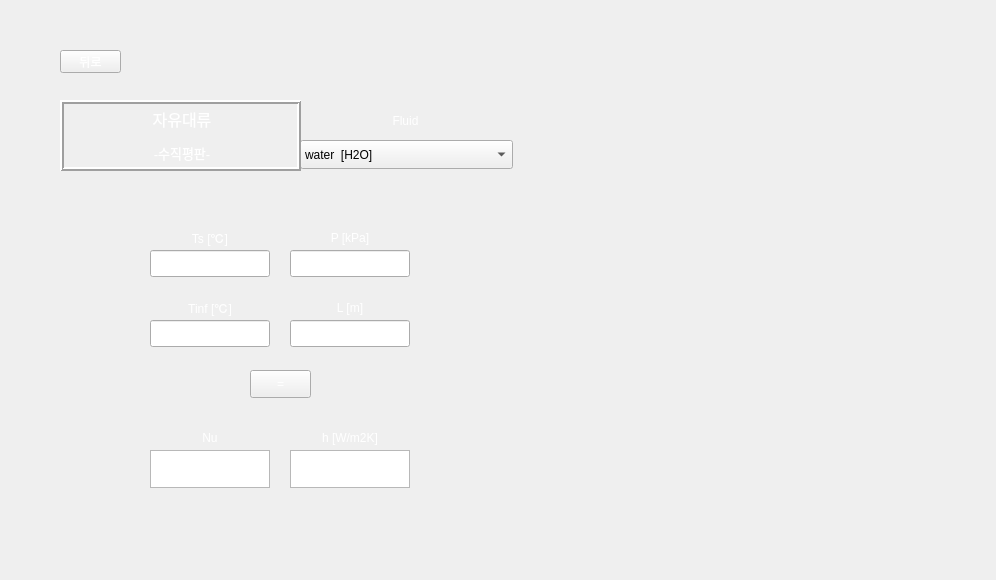
<?xml version="1.0" encoding="UTF-8"?>
<ui version="4.0">
 <class>Form</class>
 <widget class="QWidget" name="Form">
  <property name="geometry">
   <rect>
    <x>0</x>
    <y>0</y>
    <width>996</width>
    <height>580</height>
   </rect>
  </property>
  <property name="minimumSize">
   <size>
    <width>996</width>
    <height>580</height>
   </size>
  </property>
  <property name="maximumSize">
   <size>
    <width>996</width>
    <height>580</height>
   </size>
  </property>
  <property name="windowTitle">
   <string>Form</string>
  </property>
  <property name="styleSheet">
   <string notr="true">background-image: url(:/background/하얀거.png);</string>
  </property>
  <widget class="QLineEdit" name="P">
   <property name="geometry">
    <rect>
     <x>290</x>
     <y>250</y>
     <width>120</width>
     <height>27</height>
    </rect>
   </property>
   <property name="styleSheet">
    <string notr="true">font: 12pt &quot;맑은 고딕&quot;;
background-image: url(:/background/하얀거.png);</string>
   </property>
  </widget>
  <widget class="QPushButton" name="check">
   <property name="geometry">
    <rect>
     <x>250</x>
     <y>370</y>
     <width>61</width>
     <height>28</height>
    </rect>
   </property>
   <property name="styleSheet">
    <string notr="true">QPushButton {
color: qlineargradient(spread:pad, x1:0, y1:1, x2:1, y2:0, stop:0 rgba(255, 255, 255, 255), stop:1 rgba(255, 255, 255, 255));
background-image: url(:/background/버튼2.png);
font: 10pt &quot;맑은 고딕&quot;;
}
QPushButton:hover{
border-image: url(:/background/버튼클릭2.png);
}</string>
   </property>
   <property name="text">
    <string>=</string>
   </property>
  </widget>
  <widget class="QLabel" name="label_2">
   <property name="geometry">
    <rect>
     <x>290</x>
     <y>220</y>
     <width>120</width>
     <height>35</height>
    </rect>
   </property>
   <property name="styleSheet">
    <string notr="true">color: qlineargradient(spread:pad, x1:0, y1:1, x2:1, y2:0, stop:0 rgba(255, 255, 255, 255), stop:1 rgba(255, 255, 255, 255));
background-image: url(:/background/버튼2.png);
font: 10pt &quot;맑은 고딕&quot;;</string>
   </property>
   <property name="text">
    <string>P [kPa]</string>
   </property>
   <property name="alignment">
    <set>Qt::AlignCenter</set>
   </property>
  </widget>
  <widget class="QLineEdit" name="T1">
   <property name="geometry">
    <rect>
     <x>150</x>
     <y>250</y>
     <width>120</width>
     <height>27</height>
    </rect>
   </property>
   <property name="styleSheet">
    <string notr="true">font: 12pt &quot;맑은 고딕&quot;;
background-image: url(:/background/하얀거.png);</string>
   </property>
  </widget>
  <widget class="QLineEdit" name="T2">
   <property name="geometry">
    <rect>
     <x>150</x>
     <y>320</y>
     <width>120</width>
     <height>27</height>
    </rect>
   </property>
   <property name="styleSheet">
    <string notr="true">font: 12pt &quot;맑은 고딕&quot;;
background-image: url(:/background/하얀거.png);</string>
   </property>
  </widget>
  <widget class="QLineEdit" name="L">
   <property name="geometry">
    <rect>
     <x>290</x>
     <y>320</y>
     <width>120</width>
     <height>27</height>
    </rect>
   </property>
   <property name="styleSheet">
    <string notr="true">font: 12pt &quot;맑은 고딕&quot;;
background-image: url(:/background/하얀거.png);</string>
   </property>
  </widget>
  <widget class="QLabel" name="label_3">
   <property name="geometry">
    <rect>
     <x>150</x>
     <y>220</y>
     <width>120</width>
     <height>35</height>
    </rect>
   </property>
   <property name="styleSheet">
    <string notr="true">color: qlineargradient(spread:pad, x1:0, y1:1, x2:1, y2:0, stop:0 rgba(255, 255, 255, 255), stop:1 rgba(255, 255, 255, 255));
background-image: url(:/background/버튼2.png);
font: 10pt &quot;맑은 고딕&quot;;</string>
   </property>
   <property name="text">
    <string>Ts [℃]</string>
   </property>
   <property name="alignment">
    <set>Qt::AlignCenter</set>
   </property>
  </widget>
  <widget class="QLabel" name="label_4">
   <property name="geometry">
    <rect>
     <x>150</x>
     <y>290</y>
     <width>120</width>
     <height>35</height>
    </rect>
   </property>
   <property name="styleSheet">
    <string notr="true">color: qlineargradient(spread:pad, x1:0, y1:1, x2:1, y2:0, stop:0 rgba(255, 255, 255, 255), stop:1 rgba(255, 255, 255, 255));
background-image: url(:/background/버튼2.png);
font: 10pt &quot;맑은 고딕&quot;;</string>
   </property>
   <property name="text">
    <string>Tinf [℃]</string>
   </property>
   <property name="alignment">
    <set>Qt::AlignCenter</set>
   </property>
  </widget>
  <widget class="QLabel" name="label_5">
   <property name="geometry">
    <rect>
     <x>290</x>
     <y>290</y>
     <width>120</width>
     <height>35</height>
    </rect>
   </property>
   <property name="styleSheet">
    <string notr="true">color: qlineargradient(spread:pad, x1:0, y1:1, x2:1, y2:0, stop:0 rgba(255, 255, 255, 255), stop:1 rgba(255, 255, 255, 255));
background-image: url(:/background/버튼2.png);
font: 10pt &quot;맑은 고딕&quot;;</string>
   </property>
   <property name="text">
    <string>L [m]</string>
   </property>
   <property name="alignment">
    <set>Qt::AlignCenter</set>
   </property>
  </widget>
  <widget class="QPushButton" name="pushButton">
   <property name="geometry">
    <rect>
     <x>60</x>
     <y>50</y>
     <width>61</width>
     <height>23</height>
    </rect>
   </property>
   <property name="styleSheet">
    <string notr="true">QPushButton {
color: qlineargradient(spread:pad, x1:0, y1:1, x2:1, y2:0, stop:0 rgba(255, 255, 255, 255), stop:1 rgba(255, 255, 255, 255));
background-image: url(:/background/버튼2.png);
font: 10pt &quot;맑은 고딕&quot;;
}
QPushButton:hover{
border-image: url(:/background/버튼클릭2.png);
}</string>
   </property>
   <property name="text">
    <string>뒤로</string>
   </property>
  </widget>
  <widget class="QLabel" name="label_8">
   <property name="geometry">
    <rect>
     <x>290</x>
     <y>420</y>
     <width>120</width>
     <height>35</height>
    </rect>
   </property>
   <property name="styleSheet">
    <string notr="true">color: qlineargradient(spread:pad, x1:0, y1:1, x2:1, y2:0, stop:0 rgba(255, 255, 255, 255), stop:1 rgba(255, 255, 255, 255));
background-image: url(:/background/버튼2.png);
font: 10pt &quot;맑은 고딕&quot;;</string>
   </property>
   <property name="text">
    <string>h [W/m2K]</string>
   </property>
   <property name="alignment">
    <set>Qt::AlignCenter</set>
   </property>
  </widget>
  <widget class="QLabel" name="label_6">
   <property name="geometry">
    <rect>
     <x>150</x>
     <y>420</y>
     <width>120</width>
     <height>35</height>
    </rect>
   </property>
   <property name="styleSheet">
    <string notr="true">color: qlineargradient(spread:pad, x1:0, y1:1, x2:1, y2:0, stop:0 rgba(255, 255, 255, 255), stop:1 rgba(255, 255, 255, 255));
background-image: url(:/background/버튼2.png);
font: 10pt &quot;맑은 고딕&quot;;</string>
   </property>
   <property name="text">
    <string>Nu</string>
   </property>
   <property name="alignment">
    <set>Qt::AlignCenter</set>
   </property>
  </widget>
  <widget class="QTextBrowser" name="textBrowser">
   <property name="geometry">
    <rect>
     <x>150</x>
     <y>450</y>
     <width>120</width>
     <height>38</height>
    </rect>
   </property>
   <property name="sizePolicy">
    <sizepolicy hsizetype="Expanding" vsizetype="Preferred">
     <horstretch>0</horstretch>
     <verstretch>0</verstretch>
    </sizepolicy>
   </property>
   <property name="maximumSize">
    <size>
     <width>16777215</width>
     <height>38</height>
    </size>
   </property>
   <property name="styleSheet">
    <string notr="true">font: 12pt &quot;맑은 고딕&quot;;
background-image: url(:/background/하얀거.png);</string>
   </property>
  </widget>
  <widget class="QTextBrowser" name="textBrowser_2">
   <property name="geometry">
    <rect>
     <x>290</x>
     <y>450</y>
     <width>120</width>
     <height>38</height>
    </rect>
   </property>
   <property name="sizePolicy">
    <sizepolicy hsizetype="Expanding" vsizetype="Preferred">
     <horstretch>0</horstretch>
     <verstretch>0</verstretch>
    </sizepolicy>
   </property>
   <property name="maximumSize">
    <size>
     <width>16777215</width>
     <height>38</height>
    </size>
   </property>
   <property name="styleSheet">
    <string notr="true">font: 12pt &quot;맑은 고딕&quot;;
background-image: url(:/background/하얀거.png);</string>
   </property>
  </widget>
  <widget class="QLabel" name="label_7">
   <property name="geometry">
    <rect>
     <x>300</x>
     <y>102</y>
     <width>211</width>
     <height>38</height>
    </rect>
   </property>
   <property name="styleSheet">
    <string notr="true">color: qlineargradient(spread:pad, x1:0, y1:1, x2:1, y2:0, stop:0 rgba(255, 255, 255, 255), stop:1 rgba(255, 255, 255, 255));
background-image: url(:/background/버튼2.png);
font: 12pt &quot;맑은 고딕&quot;;</string>
   </property>
   <property name="text">
    <string>Fluid</string>
   </property>
   <property name="alignment">
    <set>Qt::AlignCenter</set>
   </property>
  </widget>
  <widget class="QLabel" name="label_10">
   <property name="geometry">
    <rect>
     <x>0</x>
     <y>0</y>
     <width>996</width>
     <height>580</height>
    </rect>
   </property>
   <property name="styleSheet">
    <string notr="true">image: url(:/background/배경2.png);</string>
   </property>
   <property name="text">
    <string/>
   </property>
  </widget>
  <widget class="QLabel" name="label_9">
   <property name="geometry">
    <rect>
     <x>530</x>
     <y>40</y>
     <width>431</width>
     <height>501</height>
    </rect>
   </property>
   <property name="styleSheet">
    <string notr="true">image: url(:/background/Vertical plate.PNG);</string>
   </property>
   <property name="text">
    <string/>
   </property>
  </widget>
  <widget class="QLabel" name="label_11">
   <property name="geometry">
    <rect>
     <x>560</x>
     <y>330</y>
     <width>381</width>
     <height>191</height>
    </rect>
   </property>
   <property name="styleSheet">
    <string notr="true">image: url(:/background/Vertical plate-2.PNG);</string>
   </property>
   <property name="text">
    <string/>
   </property>
  </widget>
  <widget class="QComboBox" name="fluid_2">
   <property name="geometry">
    <rect>
     <x>300</x>
     <y>140</y>
     <width>213</width>
     <height>29</height>
    </rect>
   </property>
   <property name="styleSheet">
    <string notr="true">background-image: url(:/background/하얀거.png);
font: 10pt &quot;맑은 고딕&quot;;</string>
   </property>
   <item>
    <property name="text">
     <string>water  [H2O]</string>
    </property>
   </item>
   <item>
    <property name="text">
     <string>air</string>
    </property>
   </item>
   <item>
    <property name="text">
     <string>1-Butene  [C4H8]</string>
    </property>
   </item>
   <item>
    <property name="text">
     <string>Acetone  [C3H6O]</string>
    </property>
   </item>
   <item>
    <property name="text">
     <string>Ammonia  [NH3]</string>
    </property>
   </item>
   <item>
    <property name="text">
     <string>Argon  [Ar]</string>
    </property>
   </item>
   <item>
    <property name="text">
     <string>Benzene  [C6H6]</string>
    </property>
   </item>
   <item>
    <property name="text">
     <string>CarbonDioxide  [CO2]</string>
    </property>
   </item>
   <item>
    <property name="text">
     <string>CarbonMonoxide  [CO]</string>
    </property>
   </item>
   <item>
    <property name="text">
     <string>CarbonylSulfide  [COS]</string>
    </property>
   </item>
   <item>
    <property name="text">
     <string>CycloHexane  [C6H12]</string>
    </property>
   </item>
   <item>
    <property name="text">
     <string>CycloPropane  [C3H6]</string>
    </property>
   </item>
   <item>
    <property name="text">
     <string>Cyclopentane  [C5H10]</string>
    </property>
   </item>
   <item>
    <property name="text">
     <string>D4  [C8H24O4Si4]</string>
    </property>
   </item>
   <item>
    <property name="text">
     <string>D5  [C10H30O5Si5]</string>
    </property>
   </item>
   <item>
    <property name="text">
     <string>D6  [C12H36O6Si6]</string>
    </property>
   </item>
   <item>
    <property name="text">
     <string>Deuterium  [D2]</string>
    </property>
   </item>
   <item>
    <property name="text">
     <string>Dichloroethane  [C2Cl2H4]</string>
    </property>
   </item>
   <item>
    <property name="text">
     <string>DiethylEther  [C4H10O]</string>
    </property>
   </item>
   <item>
    <property name="text">
     <string>DimethylCarbonate  [C3H6O3]</string>
    </property>
   </item>
   <item>
    <property name="text">
     <string>DimethylEther  [C2H6O]</string>
    </property>
   </item>
   <item>
    <property name="text">
     <string>Ethane  [C2H6]</string>
    </property>
   </item>
   <item>
    <property name="text">
     <string>Ethanol  [C2H6O]</string>
    </property>
   </item>
   <item>
    <property name="text">
     <string>EthylBenzene  [C8H10]</string>
    </property>
   </item>
   <item>
    <property name="text">
     <string>Ethylene  [C2H4]</string>
    </property>
   </item>
   <item>
    <property name="text">
     <string>EthyleneOxide  [C2H4O]</string>
    </property>
   </item>
   <item>
    <property name="text">
     <string>Fluorine  [F2]</string>
    </property>
   </item>
   <item>
    <property name="text">
     <string>HFE143m  [C2F3H3O]</string>
    </property>
   </item>
   <item>
    <property name="text">
     <string>HeavyWater  [D2O]</string>
    </property>
   </item>
   <item>
    <property name="text">
     <string>Helium  [He]</string>
    </property>
   </item>
   <item>
    <property name="text">
     <string>Hydrogen  [H2]</string>
    </property>
   </item>
   <item>
    <property name="text">
     <string>HydrogenChloride  [ClH]</string>
    </property>
   </item>
   <item>
    <property name="text">
     <string>HydrogenSulfide  [H2S]</string>
    </property>
   </item>
   <item>
    <property name="text">
     <string>IsoButane  [C4H10]</string>
    </property>
   </item>
   <item>
    <property name="text">
     <string>IsoButene  [C4H8]</string>
    </property>
   </item>
   <item>
    <property name="text">
     <string>Isohexane  [C6H14]</string>
    </property>
   </item>
   <item>
    <property name="text">
     <string>Isopentane  [C5H12]</string>
    </property>
   </item>
   <item>
    <property name="text">
     <string>Krypton  [Kr]</string>
    </property>
   </item>
   <item>
    <property name="text">
     <string>MD2M  [C10H30O3Si4]</string>
    </property>
   </item>
   <item>
    <property name="text">
     <string>MD3M  [C12H36O4Si5]</string>
    </property>
   </item>
   <item>
    <property name="text">
     <string>MD4M  [C14H42O5Si6]</string>
    </property>
   </item>
   <item>
    <property name="text">
     <string>MDM  [C8H24O2Si3]</string>
    </property>
   </item>
   <item>
    <property name="text">
     <string>MM  [C6H18OSi2]</string>
    </property>
   </item>
   <item>
    <property name="text">
     <string>Methane  [CH4]</string>
    </property>
   </item>
   <item>
    <property name="text">
     <string>Methanol  [CH4O]</string>
    </property>
   </item>
   <item>
    <property name="text">
     <string>MethylLinoleate  [C19H34O2]</string>
    </property>
   </item>
   <item>
    <property name="text">
     <string>MethylLinolenate  [C19H32O2]</string>
    </property>
   </item>
   <item>
    <property name="text">
     <string>MethylOleate  [C19H36O2]</string>
    </property>
   </item>
   <item>
    <property name="text">
     <string>MethylPalmitate  [C17H34O2]</string>
    </property>
   </item>
   <item>
    <property name="text">
     <string>MethylStearate  [C19H38O2]</string>
    </property>
   </item>
   <item>
    <property name="text">
     <string>Neon  [Ne]</string>
    </property>
   </item>
   <item>
    <property name="text">
     <string>Neopentane  [C5H12]</string>
    </property>
   </item>
   <item>
    <property name="text">
     <string>Nitrogen  [N2]</string>
    </property>
   </item>
   <item>
    <property name="text">
     <string>NitrousOxide  [N2O]</string>
    </property>
   </item>
   <item>
    <property name="text">
     <string>Novec649  [C6F12O]</string>
    </property>
   </item>
   <item>
    <property name="text">
     <string>OrthoDeuterium</string>
    </property>
   </item>
   <item>
    <property name="text">
     <string>OrthoHydrogen</string>
    </property>
   </item>
   <item>
    <property name="text">
     <string>Oxygen  [O2]</string>
    </property>
   </item>
   <item>
    <property name="text">
     <string>ParaDeuterium</string>
    </property>
   </item>
   <item>
    <property name="text">
     <string>ParaHydrogen</string>
    </property>
   </item>
   <item>
    <property name="text">
     <string>Propylene  [C3H6]</string>
    </property>
   </item>
   <item>
    <property name="text">
     <string>Propyne  [C3H4]</string>
    </property>
   </item>
   <item>
    <property name="text">
     <string>R11</string>
    </property>
   </item>
   <item>
    <property name="text">
     <string>R113</string>
    </property>
   </item>
   <item>
    <property name="text">
     <string>R114</string>
    </property>
   </item>
   <item>
    <property name="text">
     <string>R115</string>
    </property>
   </item>
   <item>
    <property name="text">
     <string>R116</string>
    </property>
   </item>
   <item>
    <property name="text">
     <string>R12</string>
    </property>
   </item>
   <item>
    <property name="text">
     <string>R123</string>
    </property>
   </item>
   <item>
    <property name="text">
     <string>R1233zd(E)</string>
    </property>
   </item>
   <item>
    <property name="text">
     <string>R1234yf</string>
    </property>
   </item>
   <item>
    <property name="text">
     <string>R1234ze(E)</string>
    </property>
   </item>
   <item>
    <property name="text">
     <string>R1234ze(Z)</string>
    </property>
   </item>
   <item>
    <property name="text">
     <string>R124</string>
    </property>
   </item>
   <item>
    <property name="text">
     <string>R1243zf</string>
    </property>
   </item>
   <item>
    <property name="text">
     <string>R125</string>
    </property>
   </item>
   <item>
    <property name="text">
     <string>R13</string>
    </property>
   </item>
   <item>
    <property name="text">
     <string>R134a</string>
    </property>
   </item>
   <item>
    <property name="text">
     <string>R13l1</string>
    </property>
   </item>
   <item>
    <property name="text">
     <string>R14</string>
    </property>
   </item>
   <item>
    <property name="text">
     <string>R141b</string>
    </property>
   </item>
   <item>
    <property name="text">
     <string>R142b</string>
    </property>
   </item>
   <item>
    <property name="text">
     <string>R143a</string>
    </property>
   </item>
   <item>
    <property name="text">
     <string>R152A</string>
    </property>
   </item>
   <item>
    <property name="text">
     <string>R161</string>
    </property>
   </item>
   <item>
    <property name="text">
     <string>R21</string>
    </property>
   </item>
   <item>
    <property name="text">
     <string>R218</string>
    </property>
   </item>
   <item>
    <property name="text">
     <string>R22</string>
    </property>
   </item>
   <item>
    <property name="text">
     <string>R227EA</string>
    </property>
   </item>
   <item>
    <property name="text">
     <string>R23</string>
    </property>
   </item>
   <item>
    <property name="text">
     <string>R236EA</string>
    </property>
   </item>
   <item>
    <property name="text">
     <string>R236FA</string>
    </property>
   </item>
   <item>
    <property name="text">
     <string>R245ca</string>
    </property>
   </item>
   <item>
    <property name="text">
     <string>R245fa</string>
    </property>
   </item>
   <item>
    <property name="text">
     <string>R32</string>
    </property>
   </item>
   <item>
    <property name="text">
     <string>R365MFC</string>
    </property>
   </item>
   <item>
    <property name="text">
     <string>R40</string>
    </property>
   </item>
   <item>
    <property name="text">
     <string>R404A</string>
    </property>
   </item>
   <item>
    <property name="text">
     <string>R407C</string>
    </property>
   </item>
   <item>
    <property name="text">
     <string>R41</string>
    </property>
   </item>
   <item>
    <property name="text">
     <string>R410A</string>
    </property>
   </item>
   <item>
    <property name="text">
     <string>R507A</string>
    </property>
   </item>
   <item>
    <property name="text">
     <string>RC318</string>
    </property>
   </item>
   <item>
    <property name="text">
     <string>SES36</string>
    </property>
   </item>
   <item>
    <property name="text">
     <string>SulfurDioxide  [O2S]</string>
    </property>
   </item>
   <item>
    <property name="text">
     <string>SulfurHexafluoride  [F6S]</string>
    </property>
   </item>
   <item>
    <property name="text">
     <string>Toluene  [C7H8]</string>
    </property>
   </item>
   <item>
    <property name="text">
     <string>Xenon  [Xe]</string>
    </property>
   </item>
   <item>
    <property name="text">
     <string>cis-2-Butene  [C4H8]</string>
    </property>
   </item>
   <item>
    <property name="text">
     <string>m-Xylene  [C8H10]</string>
    </property>
   </item>
   <item>
    <property name="text">
     <string>n-Butane  [C4H10]</string>
    </property>
   </item>
   <item>
    <property name="text">
     <string>n-Decane  [C10H22]</string>
    </property>
   </item>
   <item>
    <property name="text">
     <string>n-Dodecane  [C12H26]</string>
    </property>
   </item>
   <item>
    <property name="text">
     <string>n-Heptane  [C7H16]</string>
    </property>
   </item>
   <item>
    <property name="text">
     <string>n-Hexane  [C6H14]</string>
    </property>
   </item>
   <item>
    <property name="text">
     <string>n-Nonane  [C9H20]</string>
    </property>
   </item>
   <item>
    <property name="text">
     <string>n-Octane  [C8H18]</string>
    </property>
   </item>
   <item>
    <property name="text">
     <string>n-Pentane  [C5H12]</string>
    </property>
   </item>
   <item>
    <property name="text">
     <string>n-Propane  [C3H8]</string>
    </property>
   </item>
   <item>
    <property name="text">
     <string>n-Undecane  [C11H24]</string>
    </property>
   </item>
   <item>
    <property name="text">
     <string>o-Xylene  [C8H10]</string>
    </property>
   </item>
   <item>
    <property name="text">
     <string>p-Xylene  [C8H10]</string>
    </property>
   </item>
   <item>
    <property name="text">
     <string>trans-2-Butene  [C4H8]</string>
    </property>
   </item>
  </widget>
  <widget class="QLabel" name="label_13">
   <property name="geometry">
    <rect>
     <x>60</x>
     <y>100</y>
     <width>241</width>
     <height>71</height>
    </rect>
   </property>
   <property name="styleSheet">
    <string notr="true">font: 10pt &quot;맑은 고딕&quot;;
color: rgb(255, 255, 255);
background-image: url(:/background/버튼2.png);</string>
   </property>
   <property name="frameShape">
    <enum>QFrame::Box</enum>
   </property>
   <property name="frameShadow">
    <enum>QFrame::Raised</enum>
   </property>
   <property name="lineWidth">
    <number>2</number>
   </property>
   <property name="text">
    <string>&lt;!DOCTYPE HTML PUBLIC &quot;-//W3C//DTD HTML 4.0//EN&quot; &quot;http://www.w3.org/TR/REC-html40/strict.dtd&quot;&gt;
&lt;html&gt;&lt;head&gt;&lt;meta name=&quot;qrichtext&quot; content=&quot;1&quot; /&gt;&lt;style type=&quot;text/css&quot;&gt;
p, li { white-space: pre-wrap; }
&lt;/style&gt;&lt;/head&gt;&lt;body style=&quot; font-family:'맑은 고딕'; font-size:10pt; font-weight:400; font-style:normal;&quot;&gt;
&lt;p align=&quot;center&quot; style=&quot; margin-top:12px; margin-bottom:12px; margin-left:0px; margin-right:0px; -qt-block-indent:0; text-indent:0px;&quot;&gt;&lt;span style=&quot; font-size:12pt;&quot;&gt;자유대류&lt;/span&gt;&lt;/p&gt;
&lt;p align=&quot;center&quot; style=&quot; margin-top:12px; margin-bottom:12px; margin-left:0px; margin-right:0px; -qt-block-indent:0; text-indent:0px;&quot;&gt;-수직평판-&lt;/p&gt;&lt;/body&gt;&lt;/html&gt;</string>
   </property>
   <property name="buddy">
    <cstring>pushButton</cstring>
   </property>
  </widget>
  <zorder>label_10</zorder>
  <zorder>check</zorder>
  <zorder>label_2</zorder>
  <zorder>label_3</zorder>
  <zorder>label_4</zorder>
  <zorder>label_5</zorder>
  <zorder>pushButton</zorder>
  <zorder>label_8</zorder>
  <zorder>label_6</zorder>
  <zorder>textBrowser</zorder>
  <zorder>textBrowser_2</zorder>
  <zorder>label_7</zorder>
  <zorder>label_9</zorder>
  <zorder>label_11</zorder>
  <zorder>P</zorder>
  <zorder>T2</zorder>
  <zorder>L</zorder>
  <zorder>T1</zorder>
  <zorder>fluid_2</zorder>
  <zorder>label_13</zorder>
 </widget>
 <resources>
  <include location="../resource/resources.qrc"/>
 </resources>
 <connections/>
</ui>
